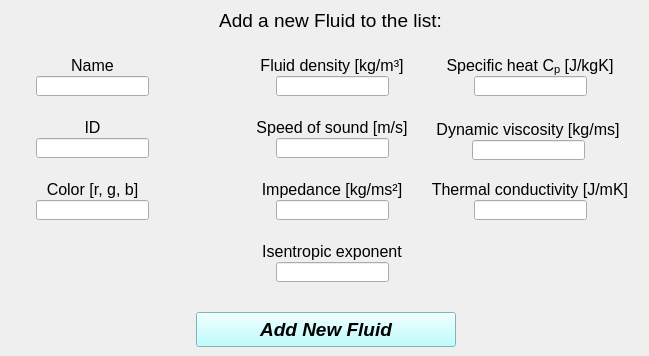
    <widget class="QWidget" name="tab_add_material">
     <attribute name="title">
      <string>Add</string>
     </attribute>
     <widget class="QLineEdit" name="lineEdit_color">
      <property name="geometry">
       <rect>
        <x>36</x>
        <y>200</y>
        <width>113</width>
        <height>20</height>
       </rect>
      </property>
      <property name="font">
       <font>
        <family>Arial</family>
        <pointsize>11</pointsize>
        <weight>75</weight>
        <italic>false</italic>
        <bold>true</bold>
       </font>
      </property>
      <property name="alignment">
       <set>Qt::AlignCenter</set>
      </property>
     </widget>
     <widget class="QLineEdit" name="lineEdit_id">
      <property name="geometry">
       <rect>
        <x>36</x>
        <y>138</y>
        <width>113</width>
        <height>20</height>
       </rect>
      </property>
      <property name="font">
       <font>
        <family>Arial</family>
        <pointsize>11</pointsize>
        <weight>75</weight>
        <italic>false</italic>
        <bold>true</bold>
       </font>
      </property>
      <property name="alignment">
       <set>Qt::AlignCenter</set>
      </property>
     </widget>
     <widget class="QLabel" name="YoungMod_label">
      <property name="geometry">
       <rect>
        <x>242</x>
        <y>118</y>
        <width>180</width>
        <height>20</height>
       </rect>
      </property>
      <property name="font">
       <font>
        <italic>false</italic>
       </font>
      </property>
      <property name="text">
       <string>&lt;html&gt;&lt;head/&gt;&lt;body&gt;&lt;p align=&quot;center&quot;&gt;&lt;span style=&quot; font-size:12pt;&quot;&gt;Speed of sound [m/s]&lt;/span&gt;&lt;/p&gt;&lt;/body&gt;&lt;/html&gt;</string>
      </property>
     </widget>
     <widget class="QLineEdit" name="lineEdit_poisson">
      <property name="geometry">
       <rect>
        <x>276</x>
        <y>200</y>
        <width>113</width>
        <height>20</height>
       </rect>
      </property>
      <property name="font">
       <font>
        <family>Arial</family>
        <pointsize>11</pointsize>
        <weight>75</weight>
        <italic>false</italic>
        <bold>true</bold>
       </font>
      </property>
      <property name="alignment">
       <set>Qt::AlignCenter</set>
      </property>
     </widget>
     <widget class="QLabel" name="Name_label">
      <property name="geometry">
       <rect>
        <x>68</x>
        <y>56</y>
        <width>49</width>
        <height>20</height>
       </rect>
      </property>
      <property name="text">
       <string>&lt;html&gt;&lt;head/&gt;&lt;body&gt;&lt;p align=&quot;center&quot;&gt;&lt;span style=&quot; font-size:12pt; font-style:normal;&quot;&gt;Name&lt;/span&gt;&lt;/p&gt;&lt;/body&gt;&lt;/html&gt;</string>
      </property>
     </widget>
     <widget class="QLineEdit" name="lineEdit_density">
      <property name="geometry">
       <rect>
        <x>276</x>
        <y>76</y>
        <width>113</width>
        <height>20</height>
       </rect>
      </property>
      <property name="font">
       <font>
        <family>Arial</family>
        <pointsize>11</pointsize>
        <weight>75</weight>
        <italic>false</italic>
        <bold>true</bold>
       </font>
      </property>
      <property name="alignment">
       <set>Qt::AlignCenter</set>
      </property>
     </widget>
     <widget class="QLineEdit" name="lineEdit_name">
      <property name="geometry">
       <rect>
        <x>36</x>
        <y>76</y>
        <width>113</width>
        <height>20</height>
       </rect>
      </property>
      <property name="font">
       <font>
        <family>Arial</family>
        <pointsize>11</pointsize>
        <weight>75</weight>
        <italic>false</italic>
        <bold>true</bold>
       </font>
      </property>
      <property name="alignment">
       <set>Qt::AlignCenter</set>
      </property>
     </widget>
     <widget class="QLabel" name="ID_label">
      <property name="geometry">
       <rect>
        <x>70</x>
        <y>118</y>
        <width>45</width>
        <height>20</height>
       </rect>
      </property>
      <property name="text">
       <string>&lt;html&gt;&lt;head/&gt;&lt;body&gt;&lt;p align=&quot;center&quot;&gt;&lt;span style=&quot; font-size:12pt; font-style:normal;&quot;&gt;ID&lt;/span&gt;&lt;/p&gt;&lt;/body&gt;&lt;/html&gt;</string>
      </property>
     </widget>
     <widget class="QLabel" name="poisson_label">
      <property name="geometry">
       <rect>
        <x>252</x>
        <y>180</y>
        <width>160</width>
        <height>20</height>
       </rect>
      </property>
      <property name="text">
       <string>&lt;html&gt;&lt;head/&gt;&lt;body&gt;&lt;p align=&quot;center&quot;&gt;&lt;span style=&quot; font-size:12pt; font-style:normal;&quot;&gt;Impedance [kg/ms²]&lt;/span&gt;&lt;/p&gt;&lt;/body&gt;&lt;/html&gt;</string>
      </property>
     </widget>
     <widget class="QLineEdit" name="lineEdit_youngModulus">
      <property name="geometry">
       <rect>
        <x>276</x>
        <y>138</y>
        <width>113</width>
        <height>20</height>
       </rect>
      </property>
      <property name="font">
       <font>
        <family>Arial</family>
        <pointsize>11</pointsize>
        <weight>75</weight>
        <italic>false</italic>
        <bold>true</bold>
       </font>
      </property>
      <property name="alignment">
       <set>Qt::AlignCenter</set>
      </property>
     </widget>
     <widget class="QLabel" name="density_label">
      <property name="geometry">
       <rect>
        <x>242</x>
        <y>56</y>
        <width>180</width>
        <height>20</height>
       </rect>
      </property>
      <property name="text">
       <string>&lt;html&gt;&lt;head/&gt;&lt;body&gt;&lt;p align=&quot;center&quot;&gt;&lt;span style=&quot; font-size:12pt; font-style:normal;&quot;&gt;Fluid density [kg/m³]&lt;/span&gt;&lt;/p&gt;&lt;/body&gt;&lt;/html&gt;</string>
      </property>
     </widget>
     <widget class="QPushButton" name="pushButton_confirm_add_material">
      <property name="enabled">
       <bool>true</bool>
      </property>
      <property name="geometry">
       <rect>
        <x>196</x>
        <y>312</y>
        <width>260</width>
        <height>35</height>
       </rect>
      </property>
      <property name="minimumSize">
       <size>
        <width>260</width>
        <height>35</height>
       </size>
      </property>
      <property name="maximumSize">
       <size>
        <width>260</width>
        <height>35</height>
       </size>
      </property>
      <property name="font">
       <font>
        <family>Arial</family>
        <pointsize>14</pointsize>
        <weight>75</weight>
        <italic>true</italic>
        <bold>true</bold>
        <stylestrategy>PreferDefault</stylestrategy>
       </font>
      </property>
      <property name="cursor">
       <cursorShape>ArrowCursor</cursorShape>
      </property>
      <property name="layoutDirection">
       <enum>Qt::LeftToRight</enum>
      </property>
      <property name="autoFillBackground">
       <bool>false</bool>
      </property>
      <property name="styleSheet">
       <string notr="true">background-color: rgb(170, 255, 255);</string>
      </property>
      <property name="text">
       <string>Add New Fluid</string>
      </property>
      <property name="shortcut">
       <string>Shift+A</string>
      </property>
      <property name="checkable">
       <bool>false</bool>
      </property>
      <property name="autoDefault">
       <bool>true</bool>
      </property>
      <property name="default">
       <bool>false</bool>
      </property>
      <property name="flat">
       <bool>false</bool>
      </property>
     </widget>
     <widget class="QLabel" name="Add_new_mat_label">
      <property name="geometry">
       <rect>
        <x>176</x>
        <y>8</y>
        <width>309</width>
        <height>25</height>
       </rect>
      </property>
      <property name="font">
       <font>
        <pointsize>11</pointsize>
       </font>
      </property>
      <property name="text">
       <string>&lt;html&gt;&lt;head/&gt;&lt;body&gt;&lt;p align=&quot;center&quot;&gt;&lt;span style=&quot; font-size:14pt; font-style:normal;&quot;&gt;Add a new Fluid to the list:&lt;/span&gt;&lt;/p&gt;&lt;/body&gt;&lt;/html&gt;</string>
      </property>
      <property name="textFormat">
       <enum>Qt::AutoText</enum>
      </property>
      <property name="alignment">
       <set>Qt::AlignCenter</set>
      </property>
     </widget>
     <widget class="QLineEdit" name="lineEdit_thermal_expansion_coefficient">
      <property name="geometry">
       <rect>
        <x>472</x>
        <y>140</y>
        <width>113</width>
        <height>20</height>
       </rect>
      </property>
      <property name="font">
       <font>
        <family>Arial</family>
        <pointsize>11</pointsize>
        <weight>75</weight>
        <italic>false</italic>
        <bold>true</bold>
       </font>
      </property>
      <property name="alignment">
       <set>Qt::AlignCenter</set>
      </property>
     </widget>
     <widget class="QLabel" name="color_label_2">
      <property name="geometry">
       <rect>
        <x>36</x>
        <y>180</y>
        <width>113</width>
        <height>20</height>
       </rect>
      </property>
      <property name="text">
       <string>&lt;html&gt;&lt;head/&gt;&lt;body&gt;&lt;p align=&quot;center&quot;&gt;&lt;span style=&quot; font-size:12pt; font-style:normal;&quot;&gt;Color [r, g, b]&lt;/span&gt;&lt;/p&gt;&lt;/body&gt;&lt;/html&gt;</string>
      </property>
     </widget>
     <widget class="QLabel" name="coefficient_mK">
      <property name="geometry">
       <rect>
        <x>418</x>
        <y>120</y>
        <width>220</width>
        <height>20</height>
       </rect>
      </property>
      <property name="minimumSize">
       <size>
        <width>220</width>
        <height>0</height>
       </size>
      </property>
      <property name="maximumSize">
       <size>
        <width>220</width>
        <height>16777215</height>
       </size>
      </property>
      <property name="text">
       <string>&lt;html&gt;&lt;head/&gt;&lt;body&gt;&lt;p align=&quot;center&quot;&gt;&lt;span style=&quot; font-size:12pt; font-style:normal;&quot;&gt;Dynamic viscosity [kg/ms]&lt;/span&gt;&lt;/p&gt;&lt;/body&gt;&lt;/html&gt;</string>
      </property>
     </widget>
     <widget class="QLabel" name="poisson_label_2">
      <property name="geometry">
       <rect>
        <x>420</x>
        <y>180</y>
        <width>220</width>
        <height>20</height>
       </rect>
      </property>
      <property name="text">
       <string>&lt;html&gt;&lt;head/&gt;&lt;body&gt;&lt;p align=&quot;center&quot;&gt;&lt;span style=&quot; font-size:12pt; font-style:normal;&quot;&gt;Thermal conductivity [J/mK]&lt;/span&gt;&lt;/p&gt;&lt;/body&gt;&lt;/html&gt;</string>
      </property>
     </widget>
     <widget class="QLabel" name="YoungMod_label_4">
      <property name="geometry">
       <rect>
        <x>242</x>
        <y>242</y>
        <width>180</width>
        <height>20</height>
       </rect>
      </property>
      <property name="font">
       <font>
        <italic>false</italic>
       </font>
      </property>
      <property name="text">
       <string>&lt;html&gt;&lt;head/&gt;&lt;body&gt;&lt;p align=&quot;center&quot;&gt;&lt;span style=&quot; font-size:12pt;&quot;&gt;Isentropic exponent&lt;/span&gt;&lt;/p&gt;&lt;/body&gt;&lt;/html&gt;</string>
      </property>
     </widget>
     <widget class="QLabel" name="density_label_4">
      <property name="geometry">
       <rect>
        <x>440</x>
        <y>56</y>
        <width>180</width>
        <height>20</height>
       </rect>
      </property>
      <property name="text">
       <string>&lt;html&gt;&lt;head/&gt;&lt;body&gt;&lt;p align=&quot;center&quot;&gt;&lt;span style=&quot; font-size:12pt; font-style:normal;&quot;&gt;Specific heat C&lt;/span&gt;&lt;span style=&quot; font-size:12pt; font-style:normal; vertical-align:sub;&quot;&gt;p&lt;/span&gt;&lt;span style=&quot; font-size:12pt; font-style:normal;&quot;&gt; [J/kgK]&lt;/span&gt;&lt;/p&gt;&lt;/body&gt;&lt;/html&gt;</string>
      </property>
     </widget>
     <widget class="QLineEdit" name="lineEdit_poisson_2">
      <property name="geometry">
       <rect>
        <x>474</x>
        <y>200</y>
        <width>113</width>
        <height>20</height>
       </rect>
      </property>
      <property name="font">
       <font>
        <family>Arial</family>
        <pointsize>11</pointsize>
        <weight>75</weight>
        <italic>false</italic>
        <bold>true</bold>
       </font>
      </property>
      <property name="alignment">
       <set>Qt::AlignCenter</set>
      </property>
     </widget>
     <widget class="QLineEdit" name="lineEdit_youngModulus_2">
      <property name="geometry">
       <rect>
        <x>276</x>
        <y>262</y>
        <width>113</width>
        <height>20</height>
       </rect>
      </property>
      <property name="font">
       <font>
        <family>Arial</family>
        <pointsize>11</pointsize>
        <weight>75</weight>
        <italic>false</italic>
        <bold>true</bold>
       </font>
      </property>
      <property name="alignment">
       <set>Qt::AlignCenter</set>
      </property>
     </widget>
     <widget class="QLineEdit" name="lineEdit_density_2">
      <property name="geometry">
       <rect>
        <x>474</x>
        <y>76</y>
        <width>113</width>
        <height>20</height>
       </rect>
      </property>
      <property name="font">
       <font>
        <family>Arial</family>
        <pointsize>11</pointsize>
        <weight>75</weight>
        <italic>false</italic>
        <bold>true</bold>
       </font>
      </property>
      <property name="alignment">
       <set>Qt::AlignCenter</set>
      </property>
     </widget>
    </widget>
